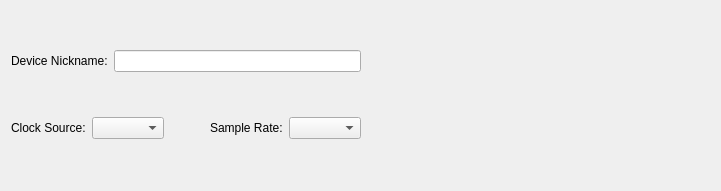
<ui version="4.0" >
 <comment>Copyright (C) 2008 by Arnold Krille
	
	This file is part of FFADO
	FFADO = Free Firewire (pro-)audio drivers for linux
	
	FFADO is based upon FreeBoB.
	
	This program is free software: you can redistribute it and/or modify
	it under the terms of the GNU General Public License as published by
	the Free Software Foundation, either version 2 of the License, or
	(at your option) version 3 of the License.
	
	This program is distributed in the hope that it will be useful,
	but WITHOUT ANY WARRANTY; without even the implied warranty of
	MERCHANTABILITY or FITNESS FOR A PARTICULAR PURPOSE.  See the
	GNU General Public License for more details.
</comment>
 <class>GlobalMixerUi</class>
 <widget class="QWidget" name="GlobalMixerUi" >
  <property name="geometry" >
   <rect>
    <x>0</x>
    <y>0</y>
    <width>721</width>
    <height>191</height>
   </rect>
  </property>
  <property name="sizePolicy" >
   <sizepolicy vsizetype="Minimum" hsizetype="Expanding" >
    <horstretch>0</horstretch>
    <verstretch>0</verstretch>
   </sizepolicy>
  </property>
  <property name="windowTitle" >
   <string>Global Mixer Options</string>
  </property>
  <layout class="QHBoxLayout" >
   <item>
    <layout class="QVBoxLayout" >
     <item>
      <layout class="QHBoxLayout" >
       <item>
        <widget class="QLabel" name="textLabel1" >
         <property name="text" >
          <string>Device Nickname:</string>
         </property>
         <property name="wordWrap" >
          <bool>false</bool>
         </property>
         <property name="buddy" >
          <cstring>txtNickname</cstring>
         </property>
        </widget>
       </item>
       <item>
        <widget class="QLineEdit" name="txtNickname" >
         <property name="minimumSize" >
          <size>
           <width>100</width>
           <height>0</height>
          </size>
         </property>
        </widget>
       </item>
      </layout>
     </item>
     <item>
      <layout class="QHBoxLayout" >
       <item>
        <widget class="QLabel" name="textLabel2" >
         <property name="text" >
          <string>Clock Source:</string>
         </property>
         <property name="wordWrap" >
          <bool>false</bool>
         </property>
         <property name="buddy" >
          <cstring>clocksource</cstring>
         </property>
        </widget>
       </item>
       <item>
        <widget class="QComboBox" name="clocksource" />
       </item>
       <item>
        <spacer>
         <property name="orientation" >
          <enum>Qt::Horizontal</enum>
         </property>
         <property name="sizeType" >
          <enum>QSizePolicy::Expanding</enum>
         </property>
         <property name="sizeHint" >
          <size>
           <width>31</width>
           <height>21</height>
          </size>
         </property>
        </spacer>
       </item>
       <item>
        <widget class="QLabel" name="textLabel2_2" >
         <property name="text" >
          <string>Sample Rate:</string>
         </property>
         <property name="wordWrap" >
          <bool>false</bool>
         </property>
         <property name="buddy" >
          <cstring>samplerate</cstring>
         </property>
        </widget>
       </item>
       <item>
        <widget class="QComboBox" name="samplerate" >
         <property name="enabled" >
          <bool>true</bool>
         </property>
        </widget>
       </item>
      </layout>
     </item>
    </layout>
   </item>
   <item>
    <spacer>
     <property name="orientation" >
      <enum>Qt::Horizontal</enum>
     </property>
     <property name="sizeType" >
      <enum>QSizePolicy::Expanding</enum>
     </property>
     <property name="sizeHint" >
      <size>
       <width>330</width>
       <height>71</height>
      </size>
     </property>
    </spacer>
   </item>
  </layout>
 </widget>
 <layoutdefault spacing="6" margin="11" />
 <pixmapfunction>qPixmapFromMimeSource</pixmapfunction>
 <resources/>
 <connections>
  <connection>
   <sender>clocksource</sender>
   <signal>activated(int)</signal>
   <receiver>GlobalMixerUi</receiver>
   <slot>clockChanged(int)</slot>
   <hints>
    <hint type="sourcelabel" >
     <x>20</x>
     <y>20</y>
    </hint>
    <hint type="destinationlabel" >
     <x>20</x>
     <y>20</y>
    </hint>
   </hints>
  </connection>
  <connection>
   <sender>txtNickname</sender>
   <signal>textChanged(QString)</signal>
   <receiver>GlobalMixerUi</receiver>
   <slot>nicknameChanged(QString)</slot>
   <hints>
    <hint type="sourcelabel" >
     <x>20</x>
     <y>20</y>
    </hint>
    <hint type="destinationlabel" >
     <x>20</x>
     <y>20</y>
    </hint>
   </hints>
  </connection>
  <connection>
   <sender>samplerate</sender>
   <signal>activated(int)</signal>
   <receiver>GlobalMixerUi</receiver>
   <slot>samplerateChanged(int)</slot>
   <hints>
    <hint type="sourcelabel" >
     <x>20</x>
     <y>20</y>
    </hint>
    <hint type="destinationlabel" >
     <x>20</x>
     <y>20</y>
    </hint>
   </hints>
  </connection>
 </connections>
</ui>
